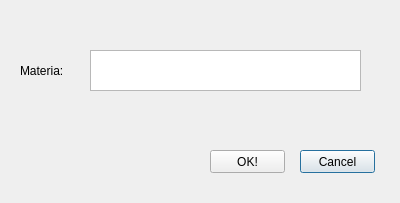
<?xml version="1.0" encoding="UTF-8"?>
<ui version="4.0">
 <class>pMat</class>
 <widget class="QDialog" name="pMat">
  <property name="geometry">
   <rect>
    <x>0</x>
    <y>0</y>
    <width>400</width>
    <height>203</height>
   </rect>
  </property>
  <property name="windowTitle">
   <string>Dialog</string>
  </property>
  <widget class="QPushButton" name="cancela">
   <property name="geometry">
    <rect>
     <x>300</x>
     <y>150</y>
     <width>75</width>
     <height>23</height>
    </rect>
   </property>
   <property name="text">
    <string>Cancel</string>
   </property>
  </widget>
  <widget class="QTextEdit" name="textEdit">
   <property name="geometry">
    <rect>
     <x>90</x>
     <y>50</y>
     <width>271</width>
     <height>41</height>
    </rect>
   </property>
   <property name="html">
    <string>&lt;!DOCTYPE HTML PUBLIC &quot;-//W3C//DTD HTML 4.0//EN&quot; &quot;http://www.w3.org/TR/REC-html40/strict.dtd&quot;&gt;
&lt;html&gt;&lt;head&gt;&lt;meta name=&quot;qrichtext&quot; content=&quot;1&quot; /&gt;&lt;style type=&quot;text/css&quot;&gt;
p, li { white-space: pre-wrap; }
&lt;/style&gt;&lt;/head&gt;&lt;body style=&quot; font-family:'MS Shell Dlg 2'; font-size:8.25pt; font-weight:400; font-style:normal;&quot;&gt;
&lt;p style=&quot;-qt-paragraph-type:empty; margin-top:0px; margin-bottom:0px; margin-left:0px; margin-right:0px; -qt-block-indent:0; text-indent:0px;&quot;&gt;&lt;br /&gt;&lt;/p&gt;&lt;/body&gt;&lt;/html&gt;</string>
   </property>
  </widget>
  <widget class="QPushButton" name="okea">
   <property name="geometry">
    <rect>
     <x>210</x>
     <y>150</y>
     <width>75</width>
     <height>23</height>
    </rect>
   </property>
   <property name="text">
    <string>OK!</string>
   </property>
  </widget>
  <widget class="QLabel" name="label">
   <property name="geometry">
    <rect>
     <x>20</x>
     <y>60</y>
     <width>61</width>
     <height>21</height>
    </rect>
   </property>
   <property name="text">
    <string>Materia:</string>
   </property>
  </widget>
 </widget>
 <resources/>
 <connections/>
</ui>
